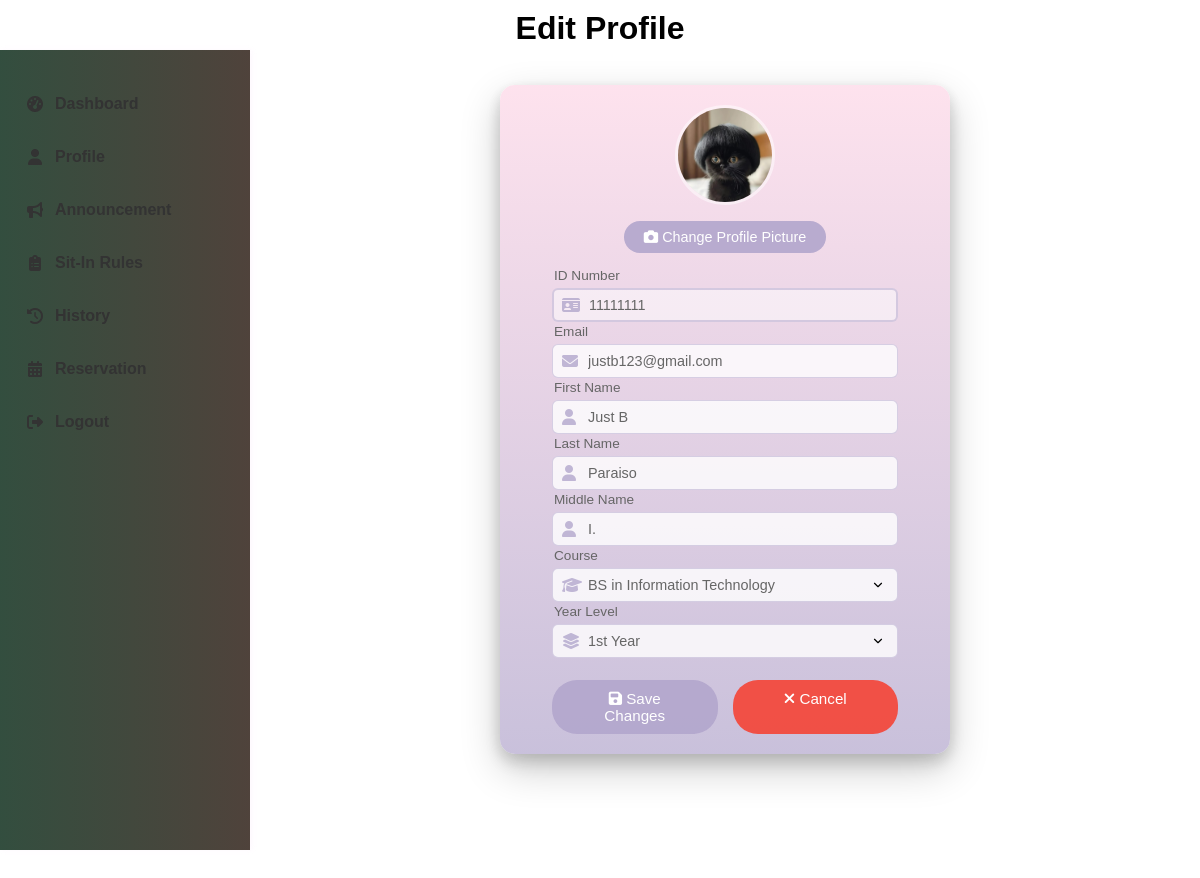
Page /edit.php (signed in) on the committed database.
### tables this page shows
CREATE TABLE `users` (
  `id` int(11) NOT NULL,
  `idNo` varchar(20) NOT NULL,
  `firstName` varchar(50) NOT NULL,
  `lastName` varchar(50) NOT NULL,
  `middleName` varchar(50) DEFAULT NULL,
  `course` varchar(50) NOT NULL,
  `yearLevel` varchar(20) NOT NULL,
  `username` varchar(50) NOT NULL,
  `password` varchar(255) NOT NULL,
  `profileImage` varchar(255) DEFAULT 'img/default-profile.jpg',
  `email` varchar(100) DEFAULT NULL,
  `address` text DEFAULT NULL,
  `created_at` timestamp NOT NULL DEFAULT current_timestamp(),
  `session` int(11) NOT NULL DEFAULT 30
);

### edit.php (the view, shortened to what this page needs)
<?php
include 'connect.php';
$username = $_SESSION['username'];
$query = "SELECT * FROM users WHERE username='$username'";
$result = $conn->query($query);
$user = $result->fetch_assoc();
?>
<!DOCTYPE html>
<html>
<head>
    <link rel="stylesheet" href="style.css">
    <link rel="stylesheet" href="https://cdnjs.cloudflare.com/ajax/libs/font-awesome/6.5.1/css/all.min.css">
</head>
<body>
    <div class="header">
        <h1>Edit Profile</h1>
    </div>
    <div class="sidebar">
        <ul>
            <li><a href="dashboard.php"><i class="fas fa-tachometer-alt"></i>Dashboard</a></li>
            <li><a href="profile.php"><i class="fas fa-user"></i>Profile</a></li>
            <li><a href="announcement.php"><i class="fas fa-bullhorn"></i>Announcement</a></li>
            <li><a href="sit-in-rules.php"><i class="fas fa-clipboard-list"></i>Sit-In Rules</a></li>
            <li><a href="history.php"><i class="fas fa-history"></i>History</a></li>
            <li><a href="reservation.php"><i class="fas fa-calendar-alt"></i>Reservation</a></li>
            <li><a href="logout.php"><i class="fas fa-sign-out-alt"></i>Logout</a></li>
        </ul>
    </div>
    <div class="content">
        <div class="edit-container">
            <form action="" method="POST" enctype="multipart/form-data">
                <div class="profile-image-container">
                    <img src="<?php echo !empty($user['profileImage']) ? htmlspecialchars($user['profileImage']) : 'img/default-profile.jpg'; ?>"
                         alt="Profile Image" id="preview-image">
                    <div class="file-input-container">
                        <button type="button" class="change-photo-btn" onclick="document.getElementById('profileImage').click();">
                            <i class="fas fa-camera"></i> Change Profile Picture
                        </button>
                    </div>
                </div>
                <div class="form-group">
                    <label>ID Number</label>
                    <i class="fas fa-id-card"></i>
                    <input type="text" name="idNo" value="<?php echo htmlspecialchars($user['idNo']); ?>" class="readonly-field" readonly>
                </div>
                <div class="form-group">
                    <label>Email</label>
                    <i class="fas fa-envelope"></i>
                    <input type="email" name="email" value="<?php echo htmlspecialchars($user['email']); ?>" required>
                </div>
                <div class="form-group">
                    <label>First Name</label>
                    <i class="fas fa-user"></i>
                    <input type="text" name="fName" value="<?php echo htmlspecialchars($user['firstName']); ?>" required>
                </div>
                <div class="form-group">
                    <label>Last Name</label>
                    <i class="fas fa-user"></i>
                    <input type="text" name="lName" value="<?php echo htmlspecialchars($user['lastName']); ?>" required>
                </div>
                <div class="form-group">
                    <label>Middle Name</label>
                    <i class="fas fa-user"></i>
                    <input type="text" name="mName" value="<?php echo htmlspecialchars($user['middleName']); ?>">
                </div>
                <div class="form-group">
                    <label>Course</label>
                    <i class="fas fa-graduation-cap"></i>
                    <select name="course" required>
                        <option value="BS in Information Technology" <?php echo ($user['course'] == 'BS in Information Technology') ? 'selected' : ''; ?>>BS in Information Technology</option>
                    </select>
                </div>
                <div class="form-group">
                    <label>Year Level</label>
                    <i class="fas fa-layer-group"></i>
                    <select name="yearLevel" required>
                        <option value="1st Year" <?php echo ($user['yearLevel'] == '1st Year') ? 'selected' : ''; ?>>1st Year</option>
                    </select>
                </div>
                <div class="btn-container">
                    <button type="submit" name="updateProfile" class="btn">
                        <i class="fas fa-save"></i> Save Changes
                    </button>
                    <a href="profile.php" class="btn cancel-btn">
                        <i class="fas fa-times"></i> Cancel
                    </a>
                </div>
            </form>
        </div>
    </div>
</body>
</html>

### style.css (style rules this page uses)
* { margin: 0; padding: 0; box-sizing: border-box; font-family: "poppins", sans-serif; }
body { background-image: url('img/l.png'); background-size: cover; background-position: center; background-repeat: no-repeat; height: 125vh; width: 100vw; margin: 0; font-family: Arial, sans-serif; overflow: auto; display: flex; flex-direction: column; justify-content: center; align-items: center; }
form { margin: 0 2rem; }
input { color: inherit; width: 100%; background-color: transparent; border: none; border-bottom: 1px solid #757575; padding-left: 1.5rem; font-size: 15px; }
input::placeholder { color: transparent; }
label { color: #757575; position: relative; left: 1.2em; top: -1.3em; cursor: auto; transition: 0.3s ease all; }
.btn { font-size: 1.1rem; padding: 8px 0; border-radius: 5px; outline: none; border: none; width: 100%; background: rgb(125, 125, 235); color: white; cursor: pointer; transition: 0.9s; }
button { color: rgb(125, 125, 235); border: none; background-color: transparent; font-size: 1rem; font-weight: bold; }
select { width: calc(100% - 2rem); padding: 0.5rem 1rem 0.5rem 2rem; border: 1px solid #757575; border-radius: 5px; background-color: transparent; color: inherit; font-size: 15px; appearance: none; -webkit-appearance: none; -moz-appearance: none; }
select option { background-color: white; color: black; }

### rows in the picture
users: profileImage (picture), idNo "11111111", email "justb123@gmail.com", fName "Just B", lName "Paraiso", mName "I.", course "BS in Information Technology", yearLevel "1st Year"
